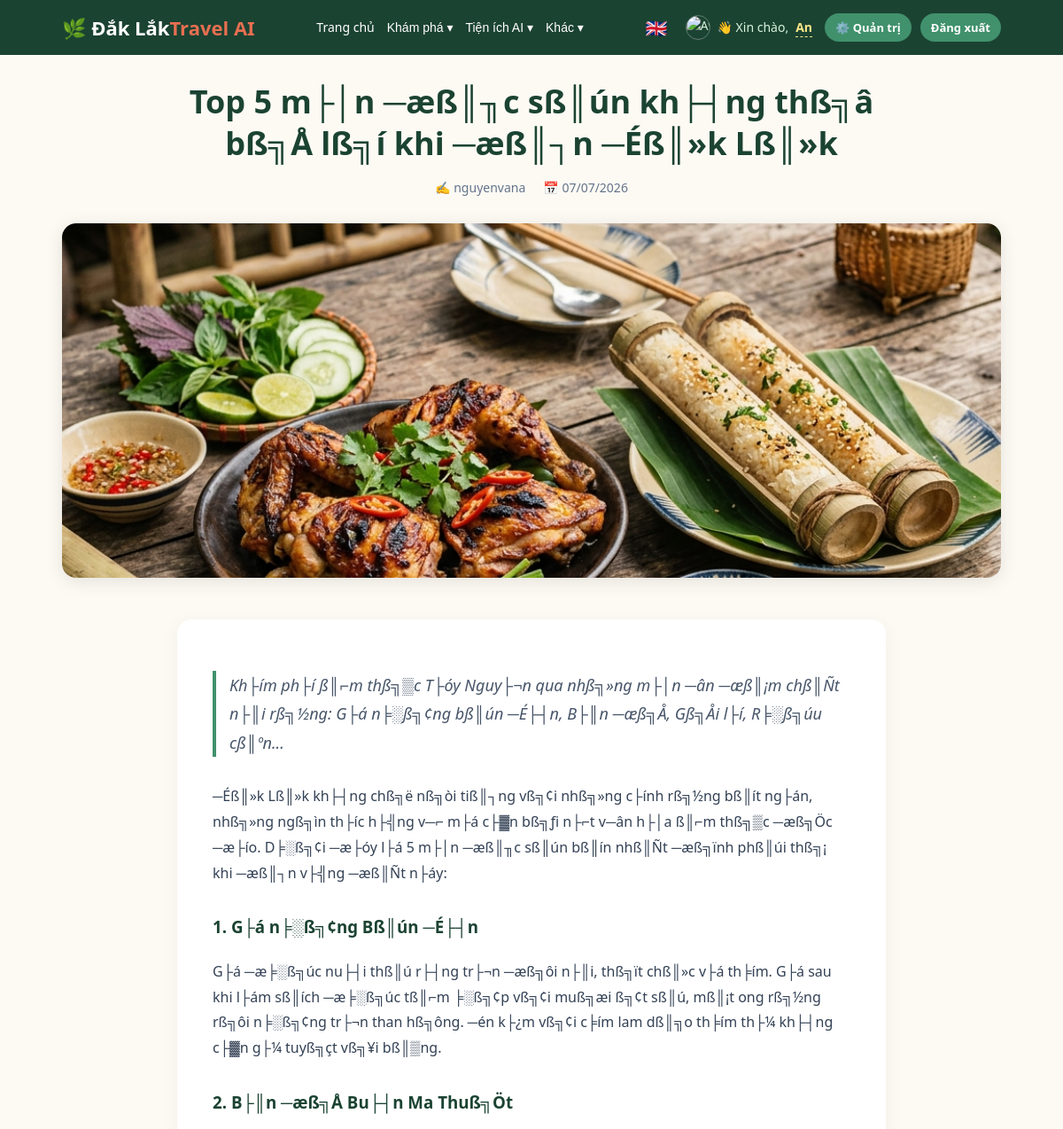
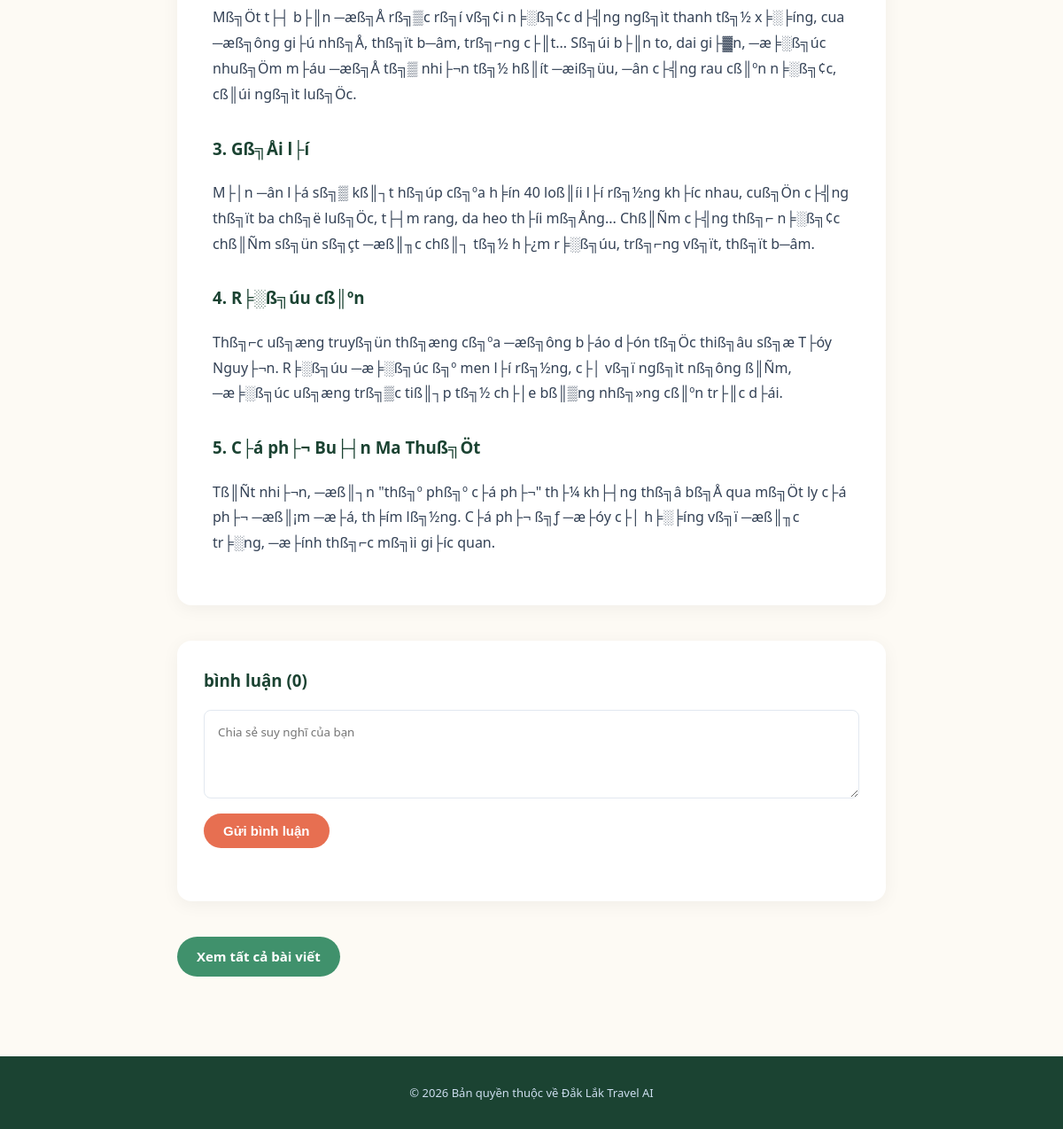
Screenshot of /article.php?slug=top-5-mon-dac-san-dak-lak (signed in) with the database file from the repository (2 pictures, top to bottom).
### tables this page shows
CREATE TABLE `articles` (
  `id` int(11) NOT NULL AUTO_INCREMENT,
  `title` varchar(255) NOT NULL,
  `title_en` varchar(255) DEFAULT NULL,
  `slug` varchar(255) NOT NULL,
  `summary` text DEFAULT NULL,
  `summary_en` text DEFAULT NULL,
  `content` longtext NOT NULL,
  `content_en` text DEFAULT NULL,
  `image_url` varchar(500) DEFAULT NULL,
  `author_id` int(11) DEFAULT NULL,
  `status` enum('draft','published') NOT NULL DEFAULT 'published',
  `created_at` timestamp NOT NULL DEFAULT current_timestamp(),
  PRIMARY KEY (`id`),
  UNIQUE KEY `slug` (`slug`),
  KEY `author_id` (`author_id`),
  CONSTRAINT `articles_ibfk_1` FOREIGN KEY (`author_id`) REFERENCES `users` (`id`) ON DELETE SET NULL
);

CREATE TABLE `users` (
  `id` int(11) NOT NULL AUTO_INCREMENT,
  `full_name` varchar(150) NOT NULL,
  `email` varchar(150) NOT NULL,
  `password_hash` varchar(255) NOT NULL,
  `role` enum('user','admin') DEFAULT 'user',
  `status` enum('active','banned') NOT NULL DEFAULT 'active',
  `reset_token` varchar(100) DEFAULT NULL,
  `reset_token_expires` datetime DEFAULT NULL,
  `created_at` timestamp NOT NULL DEFAULT current_timestamp(),
  `avatar` varchar(255) DEFAULT NULL,
  `is_verified` tinyint(1) DEFAULT 0,
  `verification_token` varchar(255) DEFAULT NULL,
  PRIMARY KEY (`id`),
  UNIQUE KEY `email` (`email`)
);

### includes/functions.php (called while the page is built, shortened)
<?php
function __(string $key): string
{
    static $langArr = null;
    if ($langArr === null) {
        $langCode = $_SESSION['lang'] ?? 'vi';
        $langFile = __DIR__ . '/lang_' . $langCode . '.php';
        if (file_exists($langFile)) {
            $langArr = require $langFile;
        } else {
            $langArr = require __DIR__ . '/lang_vi.php';
        }
    }
    return $langArr[$key] ?? $key;
}
function url(string $path): string
{
    return BASE_URL . $path;
}
function e(?string $str): string
{
    return htmlspecialchars($str ?? '', ENT_QUOTES, 'UTF-8');
}
function translateDbRow(array $row, array $fields): array
{
    return $row;
}
function currentUser(): ?array
{
    return $_SESSION['user'] ?? null;
}

### public/article.php (the view, shortened to what this page needs)
<?php
require_once __DIR__ . '/../includes/functions.php';
$slug = $_GET['slug'] ?? '';
$db = getDB();
$stmt = $db->prepare("SELECT a.*, u.full_name as author_name FROM articles a LEFT JOIN users u ON a.author_id = u.id WHERE a.slug = ? AND a.status = 'published'");
$stmt->execute([$slug]);
$article = $stmt->fetch();
if ($article) {
    $article = translateDbRow($article, ['title', 'summary', 'content']);
}
$user = currentUser();
$stmtCount = $db->prepare("SELECT COUNT(*) FROM article_comments WHERE article_id = ?");
$stmtCount->execute([$article['id']]);
$totalComments = $stmtCount->fetchColumn();
include __DIR__ . '/../includes/header.php';
?>
<article>
    <div class="article-header">
        <h1><?= e($article['title']) ?></h1>
        <div class="article-meta">
            <span>✍️ <?= e($article['author_name'] ?? 'Admin') ?></span>
            <span>📅 <?= date('d/m/Y', strtotime($article['created_at'])) ?></span>
        </div>
    </div>
    <?php if ($article['image_url']): ?>
        <img src="<?= e($article['image_url']) ?>" alt="<?= e($article['title']) ?>" class="article-hero">
    <?php endif; ?>
    <div class="article-body">
        <?php if ($article['summary']): ?>
            <p style="font-size: 18px; font-style: italic; color: #475569; margin-bottom: 30px; border-left: 4px solid var(--green-500); padding-left: 15px;">
                <?= e($article['summary']) ?>
            </p>
        <?php endif; ?>
        <div class="content">
            <?= $article['content']  ?>
        </div>
    </div>
</article>
<div class="comments-section" id="comments">
    <h3 style="margin-top: 0; color: var(--green-900);"><?= __('comments_count') ?> (<?= $totalComments ?>)</h3>
    <?php if ($user): ?>
        <form class="comment-form" method="POST">
            <textarea name="comment_content" placeholder="<?= __('share_thought') ?>" required></textarea>
            <button type="submit" class="btn"><?= __('send_comment') ?></button>
        </form>
    <?php endif; ?>
</div>
<div class="article-nav">
    <a href="<?= url('/public/articles.php') ?>" class="btn secondary"><?= __('view_all_articles') ?></a>
</div>
<?php include __DIR__ . '/../includes/footer.php'; ?>

### assets/css/style.css (style rules this page uses)
:root { --green-900: #1b4332; --green-700: #2d6a4f; --green-500: #40916c; --green-100: #d8f3dc; --orange-500: #e76f51; --cream: #fdfaf4; --text-dark: #1f2a24; --radius: 14px; }
* { box-sizing: border-box; }
body { margin: 0; font-family: 'Segoe UI', Roboto, Arial, sans-serif; background: var(--cream); color: var(--text-dark); line-height: 1.55; }
.btn { display: inline-block; background: var(--orange-500); color: white; padding: 11px 22px; border-radius: 30px; text-decoration: none; font-weight: 600; border: none; cursor: pointer; font-size: 15px; }
.btn.secondary { background: var(--green-500); }

### public/article.php (style rules this page uses)
.article-header { text-align: center; max-width: 800px; margin: 0 auto 30px; }
.article-header h1 { font-size: 36px; color: var(--green-900); margin-bottom: 15px; line-height: 1.3; }
.article-meta { display: flex; justify-content: center; gap: 20px; color: #64748b; font-size: 14px; margin-bottom: 30px; }
.article-hero { width: 100%; height: 400px; object-fit: cover; border-radius: 16px; margin-bottom: 40px; box-shadow: 0 4px 20px rgba(0,0,0,0.1); }
.article-body { max-width: 800px; margin: 0 auto; font-size: 16px; line-height: 1.8; color: #334155; background: white; padding: 40px; border-radius: 16px; box-shadow: 0 4px 20px rgba(0,0,0,0.05); }
.article-body h2, .article-body h3 { color: var(--green-900); margin-top: 30px; }
.article-nav { max-width: 800px; margin: 40px auto 0; display: flex; justify-content: space-between; }
.comments-section { max-width: 800px; margin: 40px auto 0; background: white; padding: 30px; border-radius: 16px; box-shadow: 0 4px 20px rgba(0,0,0,0.05); }
.comment-form textarea { width: 100%; min-height: 100px; padding: 15px; border: 1px solid #e2e8f0; border-radius: 8px; margin-bottom: 10px; font-family: inherit; resize: vertical; }

### rows the page displays
articles: title "Top 5 m├│n ─æß║╖c sß║ún kh├┤ng thß╗â bß╗Å lß╗í khi ─æß║┐n ─Éß║»k Lß║»k", author.full_name "nguyenvana", created_at "07/07/2026", image_url (picture), summary "Kh├ím ph├í ß║⌐m thß╗▒c T├óy Nguy├¬n qua nhß╗»ng m├│n ─ân ─æß║¡m chß║Ñt n├║i rß╗½ng: G├á n╞░ß╗¢ng bß║ún ─É├┤n, B├║n ─æß╗Å, Gß╗Åi l├í, R╞░ß╗úu cß║ºn...", content "─Éß║»k Lß║»k kh├┤ng chß╗ë nß╗òi tiß║┐ng vß╗¢i nhß╗»ng c├ính rß╗½ng bß║ít ng├án, nhß╗»ng ngß╗ìn th├íc h├╣ng v─⌐ m├á c├▓n bß╗ƒi n├⌐t v─ân h├│a ß║⌐m thß╗▒c ─æß╗Öc ─æ├ío. D╞░ß╗¢i ─æ├óy l├á 5 m├│n ─æß║╖c sß║ún bß║ín nhß║Ñt ─æß╗ïnh phß║úi thß╗¡ khi ─æß║┐n v├╣ng ─æß║Ñt n├áy: 1. G├á n╞░ß╗¢ng Bß║ún ─É├┤n G├á ─æ╞░ß╗úc nu├┤i thß║ú r├┤ng tr├¬n ─æß╗ôi n├║i, thß╗ït chß║»c v├á th╞ím. G├á sau khi l├ám sß║ích ─æ╞░ß╗úc tß║⌐m ╞░ß╗¢p vß╗¢i muß╗æi ß╗¢t sß║ú, mß║¡t ong rß╗½ng rß╗ôi n╞░ß╗¢ng tr├¬n than hß╗ông. ─én k├¿m vß╗¢i c╞ím lam dß║╗o th╞ím th├¼ kh├┤ng c├▓n g├¼ tuyß╗çt vß╗¥i bß║▒ng. 2. B├║n ─æß╗Å Bu├┤n Ma Thuß╗Öt Mß╗Öt t├┤ b├║n ─æß╗Å rß╗▒c rß╗í vß╗¢i n╞░ß╗¢c d├╣ng ngß╗ìt thanh tß╗½ x╞░╞íng, cua ─æß╗ông gi├ú…"

### other values shown
__('home') "Trang chủ"
__('explore') "Khám phá ▾"
__('ai_tools') "Tiện ích AI ▾"
__('others') "Khác ▾"
__('hello') "👋 Xin chào"
$__u['full_name'] "An"
__('admin') "⚙️ Quản trị"
__('logout') "Đăng xuất"
__('comments_count') "bình luận"
$totalComments "0"
__('send_comment') "Gửi bình luận"
__('view_all_articles') "Xem tất cả bài viết"
__('footer_text') "Bản quyền thuộc về Đắk Lắk Travel AI"
